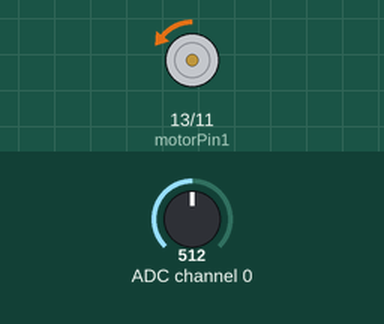
Recording of a program running on a simulated Raspberry Pi (header pin numbers). Shown: motor-driver pin pairs drawn as motors (green arrow = first pin HIGH = forward, orange = second pin HIGH = backward, longer = more drive, scaled by the enable pin). The inputs (shaded band) are chosen by the test bench; at power-on: ADC channel 0 = 512 (analog values on the 0–1023 scale). What the program prints to the terminal is not drawn.

Above: at 1.2 s.
1.3 s: ADC channel 0 set to 514
At 1.6 s:
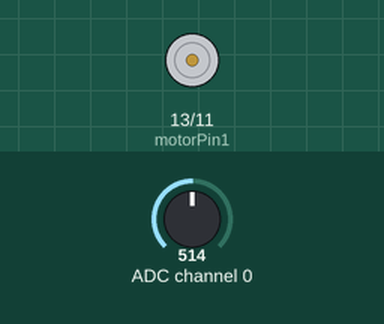
2.8 s: ADC channel 0 set to 716
At 4.0 s:
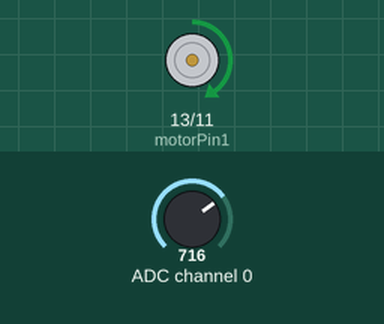
4.3 s: ADC channel 0 set to 900
At 5.3 s:
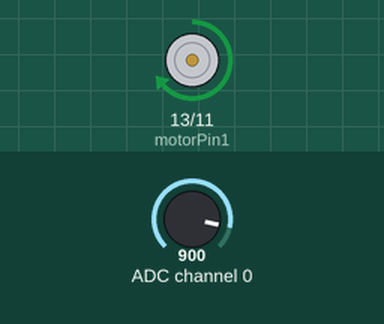
5.8 s: ADC channel 0 set to 1023
At 6.5 s:
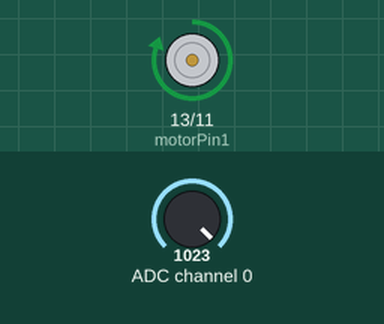
7.3 s: ADC channel 0 set to 306
At 8.5 s:
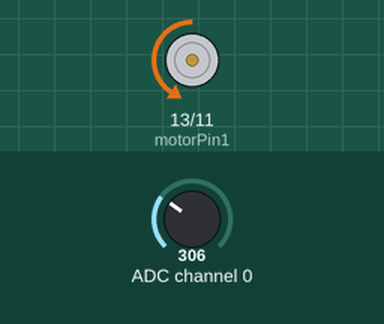
8.8 s: ADC channel 0 set to 511
At 9.8 s:
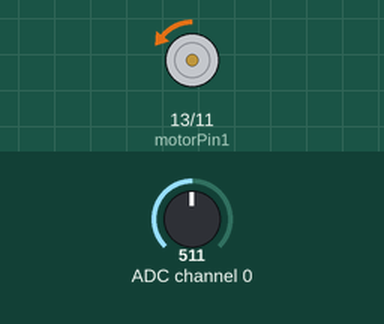
Timing chart, 0 to 11.3 s (numbered marks = the images above; inputs shaded):
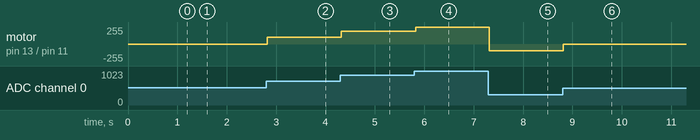

The program:

motor.py
```python
#####################################
#				Motor				#
#####################################
# @Author: Aaron Earl				#
# 6/1/19							#
#									#
# From Freenove RPi tutorials		#
# Ch.13 Motor and Driver			#
#									#
# Note: Circuit is similar to last	#
# lab. AIN0 is connected to a		#
# potentiometer. GPIO17,27,22		#
# are connected to the L293D IC		#
#####################################

import RPi.GPIO as GPIO
import smbus
import time

address = 0x48
bus = smbus.SMBus(1)
cmd = 0x40
#define the pins connected to L293D IC
motorPin1 = 13
motorPin2 = 11
enablePin = 15

def analogRead(chn):

	value = bus.read_byte_data(address, cmd + chn)
	return value

def analogWrite(value):

	bus.write_byte_data(address, cmd, value)

def setup():

	global p
	GPIO.setmode(GPIO.BOARD)
	GPIO.setup(motorPin1, GPIO.OUT) #Set mode for pins
	GPIO.setup(motorPin2, GPIO.OUT)
	GPIO.setup(enablePin, GPIO.OUT)

	p = GPIO.PWM(enablePin, 1000) #create PWM
	p.start(0)

"""mapNum function: map the value from a range of
mapping to another range"""
def mapNum(value, fromLow, fromHigh, toLow, toHigh):

	return (toHigh - toLow) * (value - fromLow) / (fromHigh - fromLow) + toLow

"""motor function: determine the direction and speed of
the motor according to the ADC value input"""
def motor(ADC):

	value = ADC - 128

	if(value > 0 ):

		GPIO.output(motorPin1, GPIO.HIGH)
		GPIO.output(motorPin2, GPIO.LOW)
		print("Turn forward...")

	elif(value < 0):

		GPIO.output(motorPin1, GPIO.LOW)
		GPIO.output(motorPin2, GPIO.HIGH)
		print("Turn backwards...")

	else: #Potentiometer turned to center position

		GPIO.output(motorPin1, GPIO.LOW)
		GPIO.output(motorPin2, GPIO.LOW)
		print("Motor off...")

	p.start(mapNum(abs(value), 0, 128, 0, 100))
	#Print the PWM duty cycle
	print("The PWM duty cycle is: %d%%\n" %(abs(value) * 100 / 127))

def loop():

	while True:

		value = analogRead(0)
		print("ADC Value: %d" %(value))
		motor(value)
		time.sleep(0.01)

def destroy():

	bus.close()
	GPIO.cleanup()

if __name__ == "__main__":

	print("Program is starting...")

	setup()

	try:
		loop()
	except KeyboardInterrupt:
		destroy()
```

Measured:
- after the input at 1.3 s, motor on pin 13 (motorPin1) / pin 11 (motorPin2): backward 2/255 → stopped at once
- after the input at 2.8 s, motor on pin 13 (motorPin1) / pin 11 (motorPin2): stopped → forward 100/255 at once
- after the input at 4.3 s, motor on pin 13 (motorPin1) / pin 11 (motorPin2): forward 100/255 → forward 191/255 at once
- after the input at 5.8 s, motor on pin 13 (motorPin1) / pin 11 (motorPin2): forward 191/255 → forward 253/255 at once
- after the input at 7.3 s, motor on pin 13 (motorPin1) / pin 11 (motorPin2): forward 253/255 → backward 104/255 at once
- after the input at 8.8 s, motor on pin 13 (motorPin1) / pin 11 (motorPin2): backward 104/255 → backward 2/255 at once
